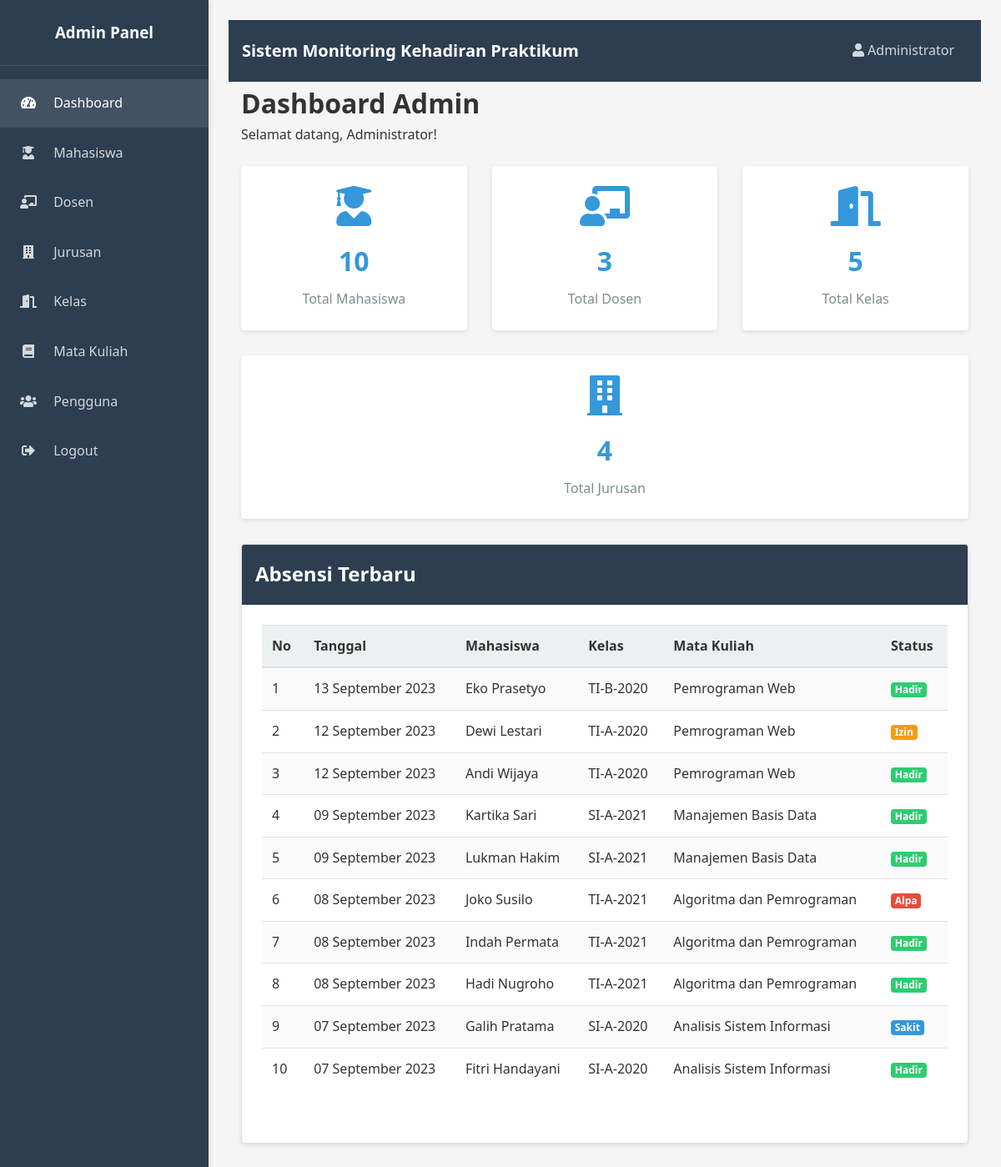
The app's page /admin/index.php (signed in) with its own data.
### tables this page shows
CREATE TABLE absensi (
    id INT AUTO_INCREMENT PRIMARY KEY,
    id_mahasiswa INT NOT NULL,
    id_sesi INT NOT NULL,
    tanggal DATE NOT NULL,
    status ENUM('hadir', 'izin', 'sakit', 'alpa') NOT NULL,
    keterangan TEXT,
    created_at TIMESTAMP DEFAULT CURRENT_TIMESTAMP,
    updated_at TIMESTAMP DEFAULT CURRENT_TIMESTAMP ON UPDATE CURRENT_TIMESTAMP,
    FOREIGN KEY (id_mahasiswa) REFERENCES mahasiswa(id) ON DELETE CASCADE,
    FOREIGN KEY (id_sesi) REFERENCES sesi_absensi(id) ON DELETE CASCADE
);

CREATE TABLE mahasiswa (
    id INT AUTO_INCREMENT PRIMARY KEY,
    nim VARCHAR(20) NOT NULL,
    nama VARCHAR(100) NOT NULL,
    id_jurusan INT NOT NULL,
    angkatan INT NOT NULL,
    kelas_angkatan VARCHAR(10) NOT NULL,
    email VARCHAR(100) NOT NULL,
    created_at TIMESTAMP DEFAULT CURRENT_TIMESTAMP,
    updated_at TIMESTAMP DEFAULT CURRENT_TIMESTAMP ON UPDATE CURRENT_TIMESTAMP,
    FOREIGN KEY (id_jurusan) REFERENCES jurusan(id) ON DELETE CASCADE
);

CREATE TABLE kelas (
    id INT AUTO_INCREMENT PRIMARY KEY,
    nama VARCHAR(100) NOT NULL,
    id_jurusan INT NOT NULL,
    id_matkul INT NOT NULL,
    id_dosen INT NOT NULL,
    tahun_ajaran VARCHAR(9) NOT NULL,
    semester ENUM('Ganjil', 'Genap') NOT NULL,
    created_at TIMESTAMP DEFAULT CURRENT_TIMESTAMP,
    updated_at TIMESTAMP DEFAULT CURRENT_TIMESTAMP ON UPDATE CURRENT_TIMESTAMP,
    FOREIGN KEY (id_jurusan) REFERENCES jurusan(id) ON DELETE CASCADE,
    FOREIGN KEY (id_matkul) REFERENCES mata_kuliah(id) ON DELETE CASCADE,
    FOREIGN KEY (id_dosen) REFERENCES dosen(id) ON DELETE CASCADE
);

CREATE TABLE mata_kuliah (
    id INT AUTO_INCREMENT PRIMARY KEY,
    kode VARCHAR(20) NOT NULL,
    nama VARCHAR(100) NOT NULL,
    sks INT NOT NULL,
    created_at TIMESTAMP DEFAULT CURRENT_TIMESTAMP,
    updated_at TIMESTAMP DEFAULT CURRENT_TIMESTAMP ON UPDATE CURRENT_TIMESTAMP
);

### admin/index.php (the view, shortened to what this page needs)
<?php
require_once '../includes/header_admin.php';
$query_jumlah_mahasiswa = "SELECT COUNT(*) as total FROM mahasiswa";
$query_jumlah_dosen = "SELECT COUNT(*) as total FROM dosen";
$query_jumlah_kelas = "SELECT COUNT(*) as total FROM kelas";
$query_jumlah_jurusan = "SELECT COUNT(*) as total FROM jurusan";
$result_mahasiswa = $koneksi->query($query_jumlah_mahasiswa);
$result_dosen = $koneksi->query($query_jumlah_dosen);
$result_kelas = $koneksi->query($query_jumlah_kelas);
$result_jurusan = $koneksi->query($query_jumlah_jurusan);
$jumlah_mahasiswa = $result_mahasiswa->fetch_assoc()['total'];
$jumlah_dosen = $result_dosen->fetch_assoc()['total'];
$jumlah_kelas = $result_kelas->fetch_assoc()['total'];
$jumlah_jurusan = $result_jurusan->fetch_assoc()['total'];
$query_absensi_terbaru = "
    SELECT a.id, a.tanggal, a.status, m.nama as nama_mahasiswa, k.nama as nama_kelas, mk.nama as nama_matkul
    FROM absensi a
    JOIN mahasiswa m ON a.id_mahasiswa = m.id
    JOIN sesi_absensi sa ON a.id_sesi = sa.id
    JOIN kelas k ON sa.id_kelas = k.id
    JOIN mata_kuliah mk ON k.id_matkul = mk.id
    ORDER BY a.tanggal DESC
    LIMIT 10
";
$result_absensi_terbaru = $koneksi->query($query_absensi_terbaru);
?>
<div class="dashboard-header">
    <h1>Dashboard Admin</h1>
    <p>Selamat datang, <?php echo $_SESSION['nama']; ?>!</p>
</div>
<div class="dashboard-stats">
    <div class="stat-card">
        <i class="fas fa-user-graduate fa-3x mb-3" style="color: var(--warna-sekunder);"></i>
        <h3><?php echo $jumlah_mahasiswa; ?></h3>
        <p>Total Mahasiswa</p>
    </div>
    <div class="stat-card">
        <i class="fas fa-chalkboard-teacher fa-3x mb-3" style="color: var(--warna-sekunder);"></i>
        <h3><?php echo $jumlah_dosen; ?></h3>
        <p>Total Dosen</p>
    </div>
    <div class="stat-card">
        <i class="fas fa-door-open fa-3x mb-3" style="color: var(--warna-sekunder);"></i>
        <h3><?php echo $jumlah_kelas; ?></h3>
        <p>Total Kelas</p>
    </div>
    <div class="stat-card">
        <i class="fas fa-building fa-3x mb-3" style="color: var(--warna-sekunder);"></i>
        <h3><?php echo $jumlah_jurusan; ?></h3>
        <p>Total Jurusan</p>
    </div>
</div>
<div class="card">
    <div class="card-header">
        <h2>Absensi Terbaru</h2>
    </div>
    <div class="card-body">
        <div class="table-responsive">
            <table class="table table-striped">
                <thead>
                    <tr>
                        <th>No</th>
                        <th>Tanggal</th>
                        <th>Mahasiswa</th>
                        <th>Kelas</th>
                        <th>Mata Kuliah</th>
                        <th>Status</th>
                    </tr>
                </thead>
                <tbody>
                    <?php
                    $no = 1;
                    if ($result_absensi_terbaru->num_rows > 0) {
                        while ($row = $result_absensi_terbaru->fetch_assoc()) {
                            echo "<tr>";
                            echo "<td>" . $no++ . "</td>";
                            echo "<td>" . format_tanggal_indonesia($row['tanggal']) . "</td>";
                            echo "<td>" . $row['nama_mahasiswa'] . "</td>";
                            echo "<td>" . $row['nama_kelas'] . "</td>";
                            echo "<td>" . $row['nama_matkul'] . "</td>";
                            echo "<td>" . status_kehadiran($row['status']) . "</td>";
                            echo "</tr>";
                        }
                    } else {
                        echo "<tr><td colspan='6' class='text-center'>Belum ada data absensi</td></tr>";
                    }
                    ?>
                </tbody>
            </table>
        </div>
    </div>
</div>
<?php require_once '../includes/footer_admin.php'; ?>

### includes/header_admin.php (shortened to what this page needs)
<?php
require_once '../config/fungsi.php';
?>
<!DOCTYPE html>
<html lang="id">
<head>
    <link rel="stylesheet" href="../assets/css/style.css">
    <link rel="stylesheet" href="https://cdnjs.cloudflare.com/ajax/libs/font-awesome/5.15.3/css/all.min.css">
</head>
<body>
    <div class="sidebar">
        <div class="sidebar-header">
            <h3>Admin Panel</h3>
        </div>
        <div class="sidebar-menu">
            <ul>
                <li><a href="index.php" <?php echo basename($_SERVER['PHP_SELF']) == 'index.php' ? 'class="active"' : ''; ?>><i class="fas fa-tachometer-alt"></i> Dashboard</a></li>
                <li><a href="mahasiswa.php" <?php echo basename($_SERVER['PHP_SELF']) == 'mahasiswa.php' ? 'class="active"' : ''; ?>><i class="fas fa-user-graduate"></i> Mahasiswa</a></li>
                <li><a href="dosen.php" <?php echo basename($_SERVER['PHP_SELF']) == 'dosen.php' ? 'class="active"' : ''; ?>><i class="fas fa-chalkboard-teacher"></i> Dosen</a></li>
                <li><a href="jurusan.php" <?php echo basename($_SERVER['PHP_SELF']) == 'jurusan.php' ? 'class="active"' : ''; ?>><i class="fas fa-building"></i> Jurusan</a></li>
                <li><a href="kelas.php" <?php echo basename($_SERVER['PHP_SELF']) == 'kelas.php' ? 'class="active"' : ''; ?>><i class="fas fa-door-open"></i> Kelas</a></li>
                <li><a href="mata_kuliah.php" <?php echo basename($_SERVER['PHP_SELF']) == 'mata_kuliah.php' ? 'class="active"' : ''; ?>><i class="fas fa-book"></i> Mata Kuliah</a></li>
                <li><a href="pengguna.php" <?php echo basename($_SERVER['PHP_SELF']) == 'pengguna.php' ? 'class="active"' : ''; ?>><i class="fas fa-users"></i> Pengguna</a></li>
                <li><a href="../logout.php"><i class="fas fa-sign-out-alt"></i> Logout</a></li>
            </ul>
        </div>
    </div>
    <div class="content-wrapper">
        <div class="navbar">
            <div class="navbar-brand">
                Sistem Monitoring Kehadiran Praktikum
            </div>
            <div class="navbar-nav">
                <div class="nav-item">
                    <a href="#" class="nav-link">
                        <i class="fas fa-user"></i> <?php echo $_SESSION['nama']; ?>
                    </a>
                </div>
            </div>
        </div>
        <div class="container">

### config/fungsi.php (shortened to what this page needs)
<?php
function nama_bulan($tanggal)
{
    $bulan = date('n', strtotime($tanggal));
    switch ($bulan) {
        case 9:
            return 'September';
    }
}
function format_tanggal_indonesia($tanggal)
{
    $tanggal_obj = strtotime($tanggal);
    $hari = date('d', $tanggal_obj);
    $bulan = nama_bulan($tanggal);
    $tahun = date('Y', $tanggal_obj);
    return "$hari $bulan $tahun";
}
function status_kehadiran($status)
{
    switch ($status) {
        case 'hadir':
            return '<span class="badge badge-success">Hadir</span>';
        case 'izin':
            return '<span class="badge badge-warning">Izin</span>';
        case 'sakit':
            return '<span class="badge badge-info">Sakit</span>';
        case 'alpa':
            return '<span class="badge badge-danger">Alpa</span>';
    }
}

### includes/footer_admin.php (shortened to what this page needs)
</div>
    </div>
</body>
</html>

### records on screen
absensi: tanggal "13 September 2023", id_mahasiswa.nama "Eko Prasetyo", kelas.nama "TI-B-2020", mata_kuliah.nama "Pemrograman Web", status "Hadir"
absensi: tanggal "12 September 2023", id_mahasiswa.nama "Dewi Lestari", kelas.nama "TI-A-2020", mata_kuliah.nama "Pemrograman Web", status "Izin"
absensi: tanggal "12 September 2023", id_mahasiswa.nama "Andi Wijaya", kelas.nama "TI-A-2020", mata_kuliah.nama "Pemrograman Web", status "Hadir"
absensi: tanggal "09 September 2023", id_mahasiswa.nama "Kartika Sari", kelas.nama "SI-A-2021", mata_kuliah.nama "Manajemen Basis Data", status "Hadir"
absensi: tanggal "09 September 2023", id_mahasiswa.nama "Lukman Hakim", kelas.nama "SI-A-2021", mata_kuliah.nama "Manajemen Basis Data", status "Hadir"
absensi: tanggal "08 September 2023", id_mahasiswa.nama "Joko Susilo", kelas.nama "TI-A-2021", mata_kuliah.nama "Algoritma dan Pemrograman", status "Alpa"
absensi: tanggal "08 September 2023", id_mahasiswa.nama "Indah Permata", kelas.nama "TI-A-2021", mata_kuliah.nama "Algoritma dan Pemrograman", status "Hadir"
absensi: tanggal "08 September 2023", id_mahasiswa.nama "Hadi Nugroho", kelas.nama "TI-A-2021", mata_kuliah.nama "Algoritma dan Pemrograman", status "Hadir"
absensi: tanggal "07 September 2023", id_mahasiswa.nama "Galih Pratama", kelas.nama "SI-A-2020", mata_kuliah.nama "Analisis Sistem Informasi", status "Sakit"
absensi: tanggal "07 September 2023", id_mahasiswa.nama "Fitri Handayani", kelas.nama "SI-A-2020", mata_kuliah.nama "Analisis Sistem Informasi", status "Hadir"

### other values on screen
$_SESSION['nama'] "Administrator"
$jumlah_mahasiswa "10"
$jumlah_dosen "3"
$jumlah_kelas "5"
$jumlah_jurusan "4"
